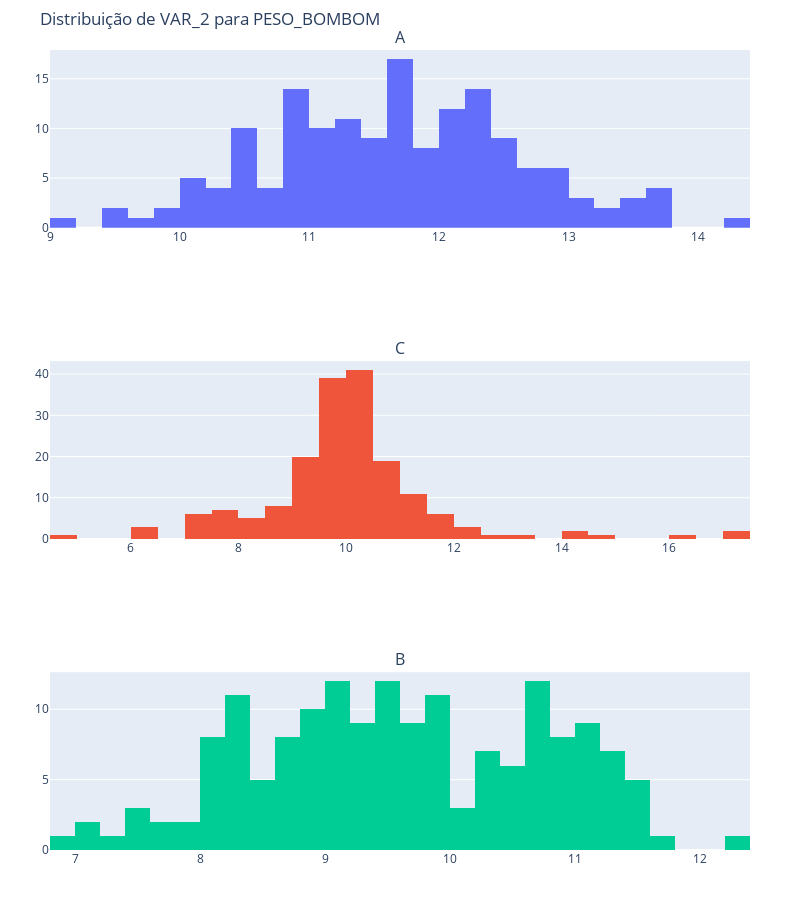

Here is the notebook cell this chart was saved with:
### Code cell
fig = make_subplots(rows=len(data['VAR_2'].unique()), cols=1, subplot_titles=data['VAR_2'].unique())

for i, classe in enumerate(data['VAR_2'].unique(), start=1):
    data_classe = data[data['VAR_2'] == classe]['PESO_BOMBOM']
    fig.add_trace(go.Histogram(x=data_classe, nbinsx=30, name=classe), row=i, col=1)

fig.update_layout(title_text='Distribuição de VAR_2 para PESO_BOMBOM', autosize=False, showlegend=False, width=800, height=900,
                  margin=dict(t=50, b=50, l=50, r=50))
fig.show()

fig = px.box(data_frame=data, x='VAR_2', y='PESO_BOMBOM')
fig.update_layout(title="VAR_2 vs PESO_BOMBOM", xaxis_title="VAR_2", yaxis_title="PESO_BOMBOM")
fig.show()

### Figure 1 — Plotly figure (JSON) as saved in the notebook; plotly's stock layout.template omitted (floating-point values rounded to 4 significant figures; data arrays with more than 128 entries replaced by an {"elided": "..."} marker saying what was removed)
{"data": [{"name": "A", "nbinsx": 30, "type": "histogram", "x": {"elided": "158 float values"}, "xaxis": "x", "yaxis": "y"}, {"name": "C", "nbinsx": 30, "type": "histogram", "x": {"elided": "177 float values"}, "xaxis": "x2", "yaxis": "y2"}, {"name": "B", "nbinsx": 30, "type": "histogram", "x": {"elided": "165 float values"}, "xaxis": "x3", "yaxis": "y3"}], "layout": {"annotations": [{"font": {"size": 16}, "showarrow": false, "text": "A", "x": 0.5, "xanchor": "center", "xref": "paper", "y": 1, "yanchor": "bottom", "yref": "paper"}, {"font": {"size": 16}, "showarrow": false, "text": "C", "x": 0.5, "xanchor": "center", "xref": "paper", "y": 0.6111, "yanchor": "bottom", "yref": "paper"}, {"font": {"size": 16}, "showarrow": false, "text": "B", "x": 0.5, "xanchor": "center", "xref": "paper", "y": 0.2222, "yanchor": "bottom", "yref": "paper"}], "autosize": false, "height": 900, "margin": {"b": 50, "l": 50, "r": 50, "t": 50}, "showlegend": false, "title": {"text": "Distribuição de VAR_2 para PESO_BOMBOM"}, "width": 800, "xaxis": {"anchor": "y", "domain": [0, 1]}, "xaxis2": {"anchor": "y2", "domain": [0, 1]}, "xaxis3": {"anchor": "y3", "domain": [0, 1]}, "yaxis": {"anchor": "x", "domain": [0.7778, 1]}, "yaxis2": {"anchor": "x2", "domain": [0.3889, 0.6111]}, "yaxis3": {"anchor": "x3", "domain": [0, 0.2222]}}}
